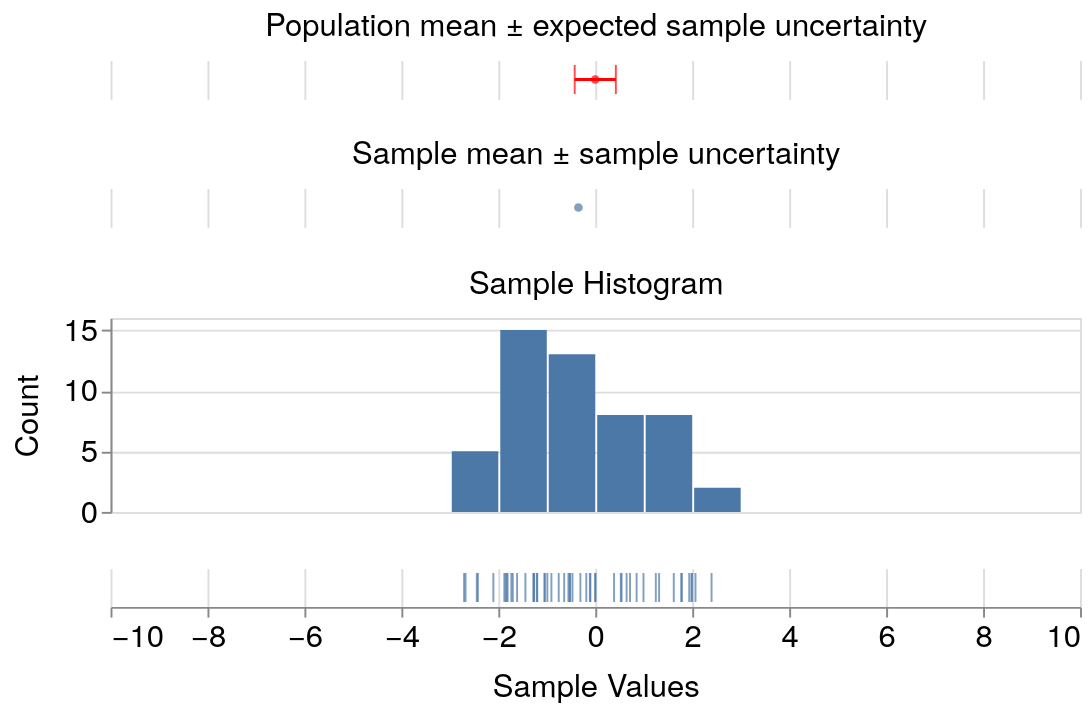

The notebook cell this image was saved under:
### Code cell
# infinite population & random sample
# ===================================    
plot_population_vs_sample_mean()

### Figure 1 — Vega-Lite specification as saved in the notebook (floating-point values rounded to 4 significant figures; data arrays with more than 128 entries replaced by an {"elided": "..."} marker saying what was removed)
{"config": {"title": {"fontSize": 20.0, "font": ["Source Sans Pro", "Helvetica Neue", "Helvetica", "Arial", "sans-serif"], "fontWeight": "normal"}, "axisX": {"labelFont": ["Source Sans Pro", "Helvetica Neue", "Helvetica", "Arial", "sans-serif"], "labelFontSize": 16, "titleFont": ["Source Sans Pro", "Helvetica Neue", "Helvetica", "Arial", "sans-serif"], "titleFontSize": 16, "titleFontWeight": "normal", "titlePadding": 10}, "axisY": {"labelFont": ["Source Sans Pro", "Helvetica Neue", "Helvetica", "Arial", "sans-serif"], "labelFontSize": 16, "titleFont": ["Source Sans Pro", "Helvetica Neue", "Helvetica", "Arial", "sans-serif"], "titleFontSize": 16, "titleFontWeight": "normal", "titlePadding": 10}, "legend": {"labelFont": ["Source Sans Pro", "Helvetica Neue", "Helvetica", "Arial", "sans-serif"], "labelFontSize": 16, "titleFont": ["Source Sans Pro", "Helvetica Neue", "Helvetica", "Arial", "sans-serif"], "titleFontSize": 16, "titleFontWeight": "normal"}, "text": {"font": ["Source Sans Pro", "Helvetica Neue", "Helvetica", "Arial", "sans-serif"], "fontSize": 14.4}}, "vconcat": [{"layer": [{"mark": {"type": "errorbar", "color": "red", "rule": {"size": 1.5}, "ticks": true}, "encoding": {"x": {"axis": {"domain": false, "labels": false, "orient": "top", "ticks": false, "title": "Population mean ± expected sample uncertainty"}, "field": "xmin", "type": "quantitative"}, "x2": {"field": "xmax"}}}, {"mark": {"type": "point", "color": "red", "filled": true, "size": 20, "stroke": null}, "encoding": {"x": {"axis": {"title": ""}, "field": "mean", "scale": {"domain": [-10, 10]}, "type": "quantitative"}}}], "data": {"name": "data-0b038d98d2d830213a9da65ef15840a2"}, "transform": [{"calculate": "mean_selection", "as": "mean"}, {"calculate": "std_selection", "as": "std"}, {"calculate": "samples_selection", "as": "samples"}, {"calculate": "ses_selection", "as": "ses"}, {"calculate": "+datum.mean - datum.ses * datum.std / sqrt(+datum.samples)", "as": "xmin"}, {"calculate": "+datum.mean + datum.ses * datum.std / sqrt(+datum.samples)", "as": "xmax"}], "view": {"strokeWidth": 0}, "width": 500}, {"vconcat": [{"layer": [{"mark": {"type": "errorbar", "rule": {"size": 1.5}, "ticks": true}, "encoding": {"x": {"axis": {"domain": false, "labels": false, "orient": "top", "ticks": false, "title": "Sample mean ± sample uncertainty"}, "field": "bar_min", "scale": {"domain": [-10, 10]}, "type": "quantitative"}, "x2": {"field": "bar_max"}}}, {"mark": {"type": "point", "filled": true, "size": 20, "stroke": null}, "encoding": {"x": {"field": "sample_mean", "type": "quantitative"}}}], "transform": [{"aggregate": [{"op": "mean", "field": "x", "as": "sample_mean"}, {"op": "stderr", "field": "x", "as": "sample_err"}]}, {"calculate": "ses_selection['ses']", "as": "ses"}, {"calculate": "+datum.sample_mean - datum.ses * datum.sample_err", "as": "bar_min"}, {"calculate": "+datum.sample_mean + datum.ses * datum.sample_err", "as": "bar_max"}], "view": {"strokeWidth": 0}, "width": 500}, {"mark": {"type": "bar", "clip": true}, "encoding": {"x": {"axis": {"domain": false, "labels": false, "orient": "top", "ticks": false, "title": "Sample Histogram"}, "bin": {}, "field": "x", "scale": {"domain": [-10, 10]}, "type": "quantitative"}, "y": {"aggregate": "count", "title": "Count", "type": "quantitative"}}, "height": 100, "width": 500}, {"mark": {"type": "tick", "clip": true}, "encoding": {"x": {"axis": {"title": "Sample Values"}, "field": "x", "scale": {"domain": [-10, 10]}, "type": "quantitative"}}, "view": {"strokeWidth": 0}, "width": 500}], "data": {"name": "data-206263c310e7a0ed87ac300571a790f9"}, "transform": [{"filter": "datum.t <= samples_selection"}, {"calculate": "mean_selection", "as": "mean"}, {"calculate": "std_selection", "as": "std"}, {"calculate": "sampleNormal(+datum.mean,+datum.std)", "as": "x"}]}], "params": [{"name": "samples_selection", "bind": {"input": "range", "max": 200, "min": 10, "name": "Sample size", "step": 1}, "value": 50}, {"name": "std_selection", "bind": {"input": "range", "max": 5, "min": 0.1, "name": "Pop. Std.", "step": 0.1}, "value": 1.5}, {"name": "mean_selection", "bind": {"input": "range", "max": 5, "min": -5, "name": "Pop. mean", "step": 0.1}, "value": 0}, {"name": "ses_selection", "bind": {"input": "range", "max": 3, "name": "Show std. errors", "step": 1}, "value": 2}], "$schema": "https://vega.github.io/schema/vega-lite/v5.20.1.json", "datasets": {"data-0b038d98d2d830213a9da65ef15840a2": [{"x": 1}], "data-206263c310e7a0ed87ac300571a790f9": {"elided": "200 records"}}}
